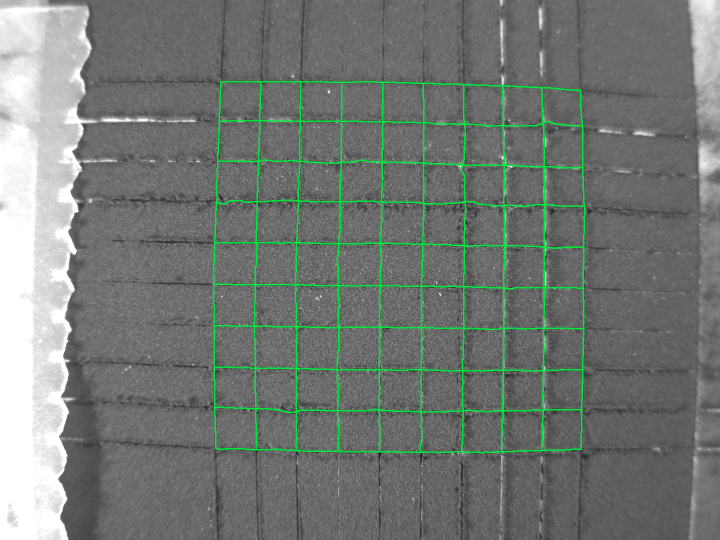
#> input picture S13/Step-1/S13_Squared_2_Green_Boundaries.png, 1440 x 1080 px, given in place of S13_Squared_1_Green_Boundaries.png, which was not available (shown at 1/2 size)
$ python validate.py
#> lines starting #> are read from the running program, lines starting #| are printed output that depends on the picture; after the words box and inside, x2 and y2 are one past the last pixel; in counts of white or black regions, pixels touching at a corner belong together
### adhesion/config.py
"""Fixed configuration for the adhesion image analysis."""
from __future__ import annotations

from pathlib import Path

SEED = 1337
PIPELINE_VERSION = "1.2.0"

ROOT = Path(__file__).resolve().parents[1]
DATA = ROOT / "data"
UPLOADS = DATA / "uploads"
PAIRS = DATA / "pairs"
CACHE = DATA / "cache"
RUNS = DATA / "runs"
DEMO = DATA / "demo"

for path in (DATA, UPLOADS, PAIRS, CACHE, RUNS, DEMO):
    path.mkdir(parents=True, exist_ok=True)

# Reference material shipped with the task.
S13_PARAMS = ROOT / "S13/Step-2/V1/Reusable_Data/S13_Analysis_Parameters.json"
S13_GRID = ROOT / "S13/Step-1/Reusable_Grid_Data"
S13_STEP2 = ROOT / "S13/Step-2/V1"
S13_STEP2_V2 = ROOT / "S13/Step-2/V2"
S16_DEFINITIONS = ROOT / "S16/S16/Step-1/Reusable_Grid_Data/S16_Step1_Grid_Definitions.json"
S16_GRID = ROOT / "S16/S16/Step-1/Reusable_Grid_Data"
S16_STEP2 = ROOT / "S16/S16/Step-2"
S18_STEP2 = ROOT / "S16/S18/Step-2"

# Bundled Ahmed ThorCam cell grids and analysis-domain masks.  These are keyed
# by source SHA-256 so they only apply to the exact published images.
AHMED_INDEX = ROOT / "adhesion/ahmed/sources.json"
AHMED_GRIDS = ROOT / "adhesion/ahmed/grids"
AHMED_ELIGIBLE = ROOT / "adhesion/ahmed/eligible"
AHMED_SAMPLES = ("S11", "S12", "S2", "S5", "S6")

# The Ahmed samples were published with different detector settings.  These
# starting presets are sensible values chosen near the supplied per-view
# results, so a recognised pair opens in the right ballpark instead of at the
# much more sensitive S13 default.  They are ordinary detection parameters and
# remain fully adjustable.
AHMED_PRESETS = {
    "S11": {"detection": {"sensitivity": 1.35, "sigma_multiplier": 2.0, "brightness_ratio": 1.7, "minimum_area": 2}},
    "S12": {"detection": {"sensitivity": 0.87, "sigma_multiplier": 2.0, "brightness_ratio": 1.5, "minimum_area": 2}},
    "S2": {"detection": {"sensitivity": 1.45, "sigma_multiplier": 2.0, "brightness_ratio": 1.9, "minimum_area": 2}},
    "S5": {"detection": {"sensitivity": 5.5, "sigma_multiplier": 2.0, "brightness_ratio": 1.3, "minimum_area": 8}},
    "S6": {"detection": {"sensitivity": 1.4, "sigma_multiplier": 2.0, "brightness_ratio": 1.4, "minimum_area": 5}},
}

# Single-image screening settings.  A Taped-only view has no before image, so
# it can only measure local brightening; the ratio is a sensible starting
# guess, not a calibration, and remains adjustable.  A Squared-only view
# cannot observe peeling at all, so it reports a database prior alongside the
# image-derived bright-area screen.
SINGLE_PRESETS = {
    "S11": {"taped_brightness_ratio": 1.5, "reference_prior_pct": 1.12},
    "S12": {"taped_brightness_ratio": 1.5, "reference_prior_pct": 0.243},
    "S2": {"taped_brightness_ratio": 1.5, "reference_prior_pct": 0.934},
    "S5": {"taped_brightness_ratio": 1.5, "reference_prior_pct": 14.493},
    "S6": {"taped_brightness_ratio": 1.5, "reference_prior_pct": 3.455},
}
GENERIC_SINGLE_PRESET = {"taped_brightness_ratio": 1.5, "reference_prior_pct": None}

DEFAULTS = {
    "registration": {
        "smooth": 0.6,
        "background": 7.0,
        "radius": 25,
        "search": 65,
        "step": 75,
        "ncc": 0.45,
        "inlier_ncc": 0.55,
        "robust": 0.6,
    },
    "grid": {
        "rows": 9,
        "cols": 9,
        "line_prominence": 0.003,
        "curve_sigma": 8.0,
        # Optional manual cell boundaries in the frame shown in the Grid view.
        # The UI fills these when a user drags a detected line.
        "lines_x": [],
        "lines_y": [],
    },
    "exclusion": {
        "near_px": 6.0,
        "abnormal_low": 0.67,
        "abnormal_high": 1.6,
        "dilate": 2,
        "foil_ratio": 2.1,
        "foil_min": 0.244,
        "foil_dilate": 1,
    },
    "signal": {
        "smooth": 0.6,
        "core_distance": 8.0,
        "field_sigma": 18.0,
        "robust": 0.04,
    },
    "detection": {
        "sensitivity": 5.0,
        "sigma_multiplier": 2.0,
        "brightness_ratio": 1.5,
        "minimum_area": 3,
    },
    "display": {
        "mode": "equalize",
    },
}

# UI slider bounds.  These do not affect cached results unless changed.
RANGES = {
    "registration.smooth": [0.0, 2.0, 0.1],
    "registration.background": [3.0, 20.0, 0.5],
    "registration.radius": [10, 50, 1],
    "registration.search": [20, 120, 1],
    "registration.step": [40, 140, 1],
    "registration.ncc": [0.2, 0.9, 0.01],
    "registration.inlier_ncc": [0.2, 0.9, 0.01],
    "registration.robust": [0.05, 2.0, 0.05],
    "grid.rows": [3, 15, 1],
    "grid.cols": [3, 15, 1],
    "grid.line_prominence": [0.0005, 0.02, 0.0005],
    "grid.curve_sigma": [0.0, 25.0, 0.5],
    "exclusion.near_px": [0.0, 20.0, 0.5],
    "exclusion.abnormal_low": [0.2, 1.2, 0.01],
    "exclusion.abnormal_high": [1.0, 3.0, 0.05],
    "exclusion.dilate": [0, 8, 1],
    "exclusion.foil_ratio": [1.2, 4.0, 0.05],
    "exclusion.foil_min": [0.05, 0.6, 0.005],
    "exclusion.foil_dilate": [0, 5, 1],
    "signal.smooth": [0.0, 2.5, 0.1],
    "signal.core_distance": [0.0, 25.0, 0.5],
    "signal.field_sigma": [5.0, 60.0, 1.0],
    "signal.robust": [0.005, 0.2, 0.005],
    "detection.sensitivity": [0.1, 12.0, 0.1],
    "detection.sigma_multiplier": [0.5, 6.0, 0.1],
    "detection.brightness_ratio": [1.01, 2.5, 0.01],
    "detection.minimum_area": [1, 40, 1],
}

STAGE_A_KEYS = ("registration", "grid", "exclusion", "signal")

COLORS = {
    "green": (0, 230, 60),
    "yellow": (255, 245, 150),
    "orange": (255, 165, 65),
    "red": (255, 90, 90),
    "blue": (100, 205, 255),
    "violet": (190, 120, 255),
    "white": (255, 255, 255),
}

# Shared font choices.  Missing fonts fall back to Pillow's bitmap font.
FONT_CANDIDATES = (
    "/usr/share/fonts/truetype/dejavu/DejaVuSans.ttf",
    "/usr/share/fonts/dejavu/DejaVuSans.ttf",
    "/usr/share/fonts/TTF/DejaVuSans.ttf",
)


# [44 lines left out: function merge_params, not called in this run]

### adhesion/reference.py
"""Bundled reference data, expected results and the S13 demo reconstruction."""
from __future__ import annotations

import csv
import json
import re
from pathlib import Path

import numpy as np
from PIL import Image
from scipy import ndimage as ndi

from . import config
from .io import sha256_file


def _read_json(path: Path) -> dict:
    return json.loads(path.read_text(encoding="utf-8"))


def _csv_rows(path: Path) -> list[dict]:
    with path.open(encoding="utf-8-sig", newline="") as handle:
        return list(csv.DictReader(handle))


# [8 lines left out: function _index_from_name, not called in this run]


_AHMED_CACHE: dict | None = None


# [12 lines left out: function ahmed_data, not called in this run]


def ahmed_pairs() -> list[dict]:
    return list(ahmed_data().get("pairs", []))


# [68 lines left out: functions ahmed_pair, ahmed_grid_paths, known_sources, not called in this run]


_SOURCE_CACHE: list[dict] | None = None


# [26 lines left out: functions sources, lookup_reference, lookup_image, not called in this run]


def expected_results(spec: dict | None) -> dict | None:
    """Published numbers for the matching reference, where available."""
    if not spec:
        return None
    sample = spec.get("sample")
    index = int(spec.get("index", 0))
    if index < 1:
        return None
    out = {
        "sample": sample,
        "index": index,
        "label": f"{sample} {index}",
        "demo": bool(spec.get("demo")),
        "source": None,
        "peeled_pct": None,
        "retained_pct": None,
        "baseline_peeled_pct": None,
        "strict_peeled_pct": None,
    }
    if sample == "S13":
        rows = _csv_rows(config.S13_STEP2_V2 / "S13_Step2_Summary_5x.csv")
        if index <= len(rows):
            row = rows[index - 1]
            out.update(
                peeled_pct=float(row["peeled_AM_pct"]),
                retained_pct=float(row["retained_AM_pct"]),
                baseline_peeled_pct=float(row["baseline_loss_pct"]),
                source="S13 V2 5.0x",
            )
    elif sample == "S16":
        rows = _csv_rows(config.S16_STEP2 / "S16_Step2_Summary.csv")
        if index <= len(rows):
            row = rows[index - 1]
            out.update(
                peeled_pct=float(row["Peeled_AM_percent"]),
                retained_pct=float(row["Retained_AM_percent"]),
                strict_peeled_pct=float(row["Stricter_loss_percent"]),
                source="S16 main",
            )
    elif sample in config.AHMED_SAMPLES:
        pair = ahmed_pair(sample, index)
        if pair is not None:
            expected = pair.get("expected", {})
            out.update(
                peeled_pct=expected.get("peeled_pct"),
                retained_pct=expected.get("retained_pct"),
                eligible_px=expected.get("eligible_px"),
                loss_px=expected.get("loss_px"),
                strict_peeled_pct=expected.get("strict_pct"),
                baseline_peeled_pct=expected.get("baseline_pct"),
                conservative_peeled_pct=expected.get("conservative_pct"),
                permissive_peeled_pct=expected.get("permissive_pct"),
                source=f"{sample} published Step-2",
                rows=int(pair.get("rows", 9)),
                cols=int(pair.get("cols", 9)),
            )
    return out


# [57 lines left out: functions detection_preset, single_preset, reference_mean, mask_iou, not called in this run]


# ---------------------------------------------------------------------------
# Demo inputs reconstructed from the delivered 8-bit display PNGs.
# The original raw TIFFs are not part of the supplied folder.  The delivered
# Green_Boundaries PNGs use a known sqrt(raw/1023) display mapping, so the
# underlying ~10-bit signal can be recovered (with 8-bit quantisation) for a
# deterministic end-to-end demo and validation run.
# ---------------------------------------------------------------------------


def _inpaint_nearest(array: np.ndarray, mask: np.ndarray) -> np.ndarray:
    indices = ndi.distance_transform_edt(mask, return_distances=False, return_indices=True)
    return array[tuple(indices)]


def _reconstruct(display_path: Path, boundary_path: Path, destination: Path) -> Path:
    if destination.exists():
        return destination
    rgb = np.asarray(Image.open(display_path).convert("RGB"), dtype=np.float32)
    green = (rgb[..., 1] > 120) & (rgb[..., 1] > rgb[..., 0] * 1.5) & (rgb[..., 1] > rgb[..., 2] * 1.5)
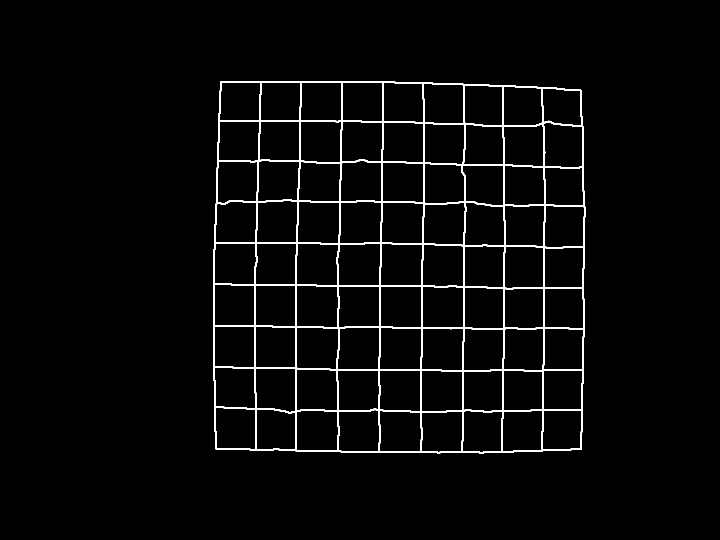
#> green: shape (1080, 1440) bool (shown at 1/2 size); 2.8% white; 1 white region, box (x1, y1, x2, y2) and area: (426, 162, 1172, 907) 44082
    if boundary_path.exists():
        exact = np.asarray(Image.open(boundary_path)) > 0
        green |= exact
    gray = rgb.mean(axis=2)
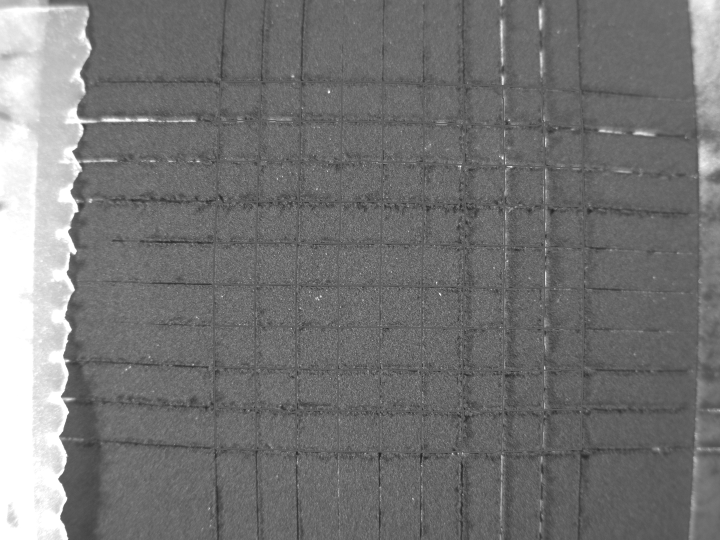
#> gray: shape (1080, 1440) float32 (shown at 1/2 size); min 28, max 255, mean 116.9
    raw = (gray / 255.0) ** 2 * 1023.0
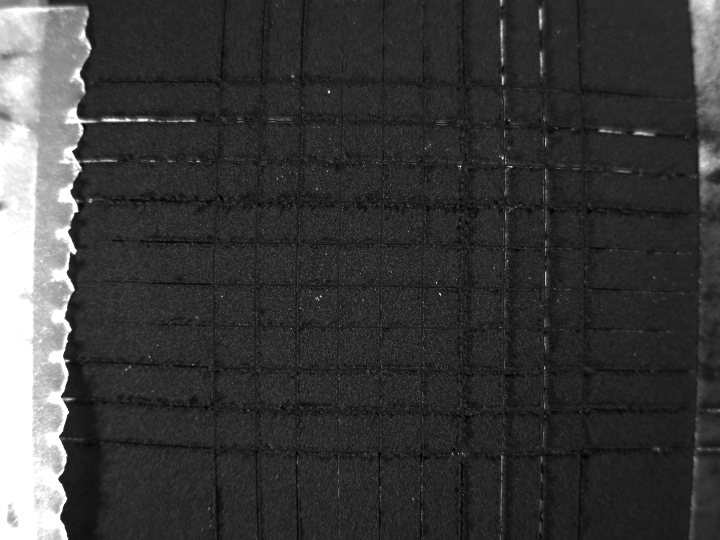
#> raw: shape (1080, 1440) float32 (shown at 1/2 size); min 12.33, max 1023, mean 243.6; drawn with min black and max white
    raw = _inpaint_nearest(raw, green)
    raw = np.clip(raw, 0, 1023)
    destination.parent.mkdir(parents=True, exist_ok=True)
    Image.fromarray(np.rint(raw).astype(np.uint16)).save(destination)
    return destination


def s13_demo_pair(index: int = 1, identifier: str | None = None, label: str | None = None) -> dict:
    """Create (or reuse) one reconstructed S13 reference view."""
    index = int(max(1, min(4, index)))
    squared = _reconstruct(
        config.ROOT / f"S13/Step-1/S13_Squared_{index}_Green_Boundaries.png",
        config.S13_GRID / f"S13_Squared_{index}_Boundary_Mask.png",
        config.DEMO / f"S13_demo_Squared_[{index}].tif",
    )
    taped = _reconstruct(
        config.S13_STEP2 / f"S13_Taped_{index}_Green_Boundaries.png",
        config.S13_STEP2 / "Reusable_Data" / f"S13_Taped_{index}_Green_Boundary_Mask.png",
        config.DEMO / f"S13_demo_Taped_[{index}].tif",
    )
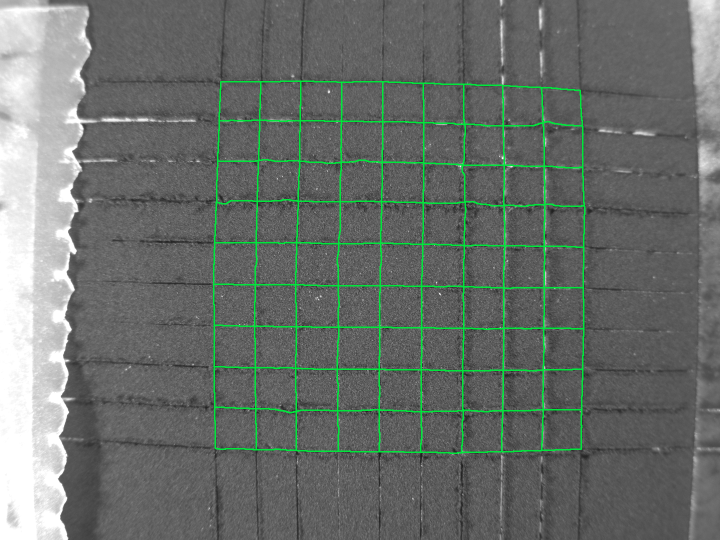
#> input picture S13/Step-1/S13_Squared_3_Green_Boundaries.png, 1440 x 1080 px, given in place of S13_Taped_1_Green_Boundaries.png, which was not available (shown at 1/2 size)
#> (the rest of the program and of its run is left out)
